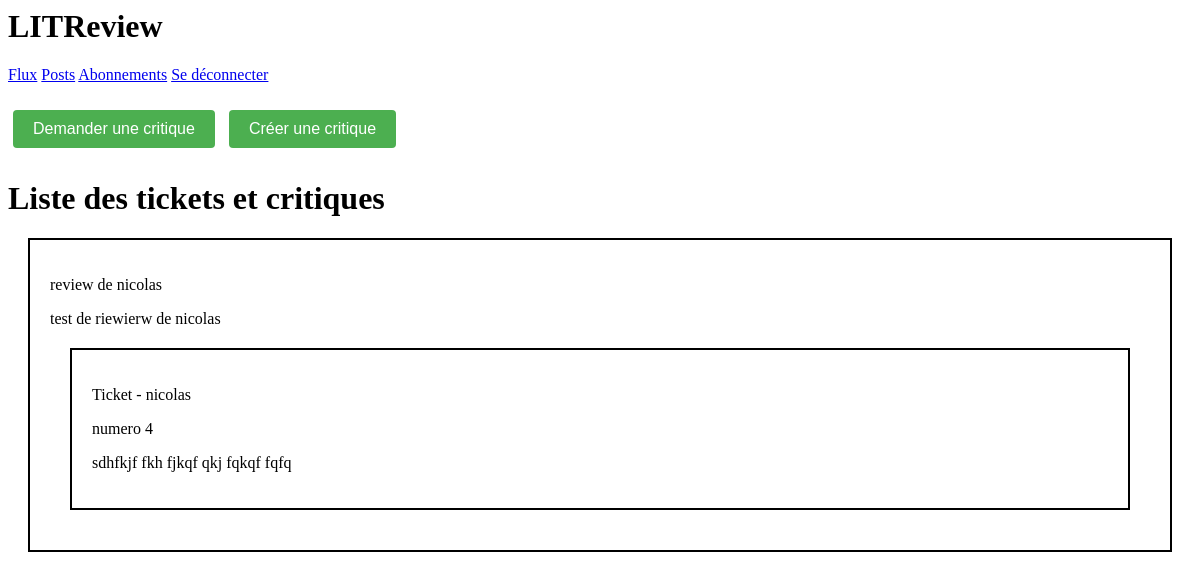
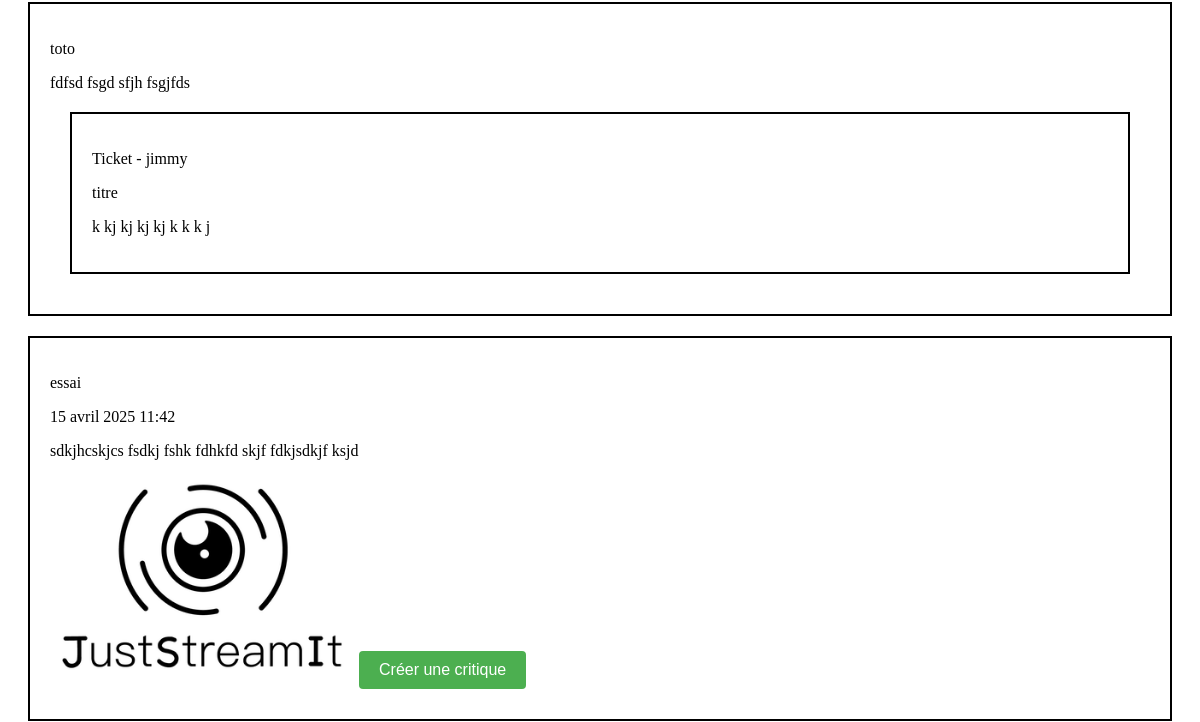
The page /flux/ (signed in, upper part) on the database as committed earlier (2 pictures, top to bottom).
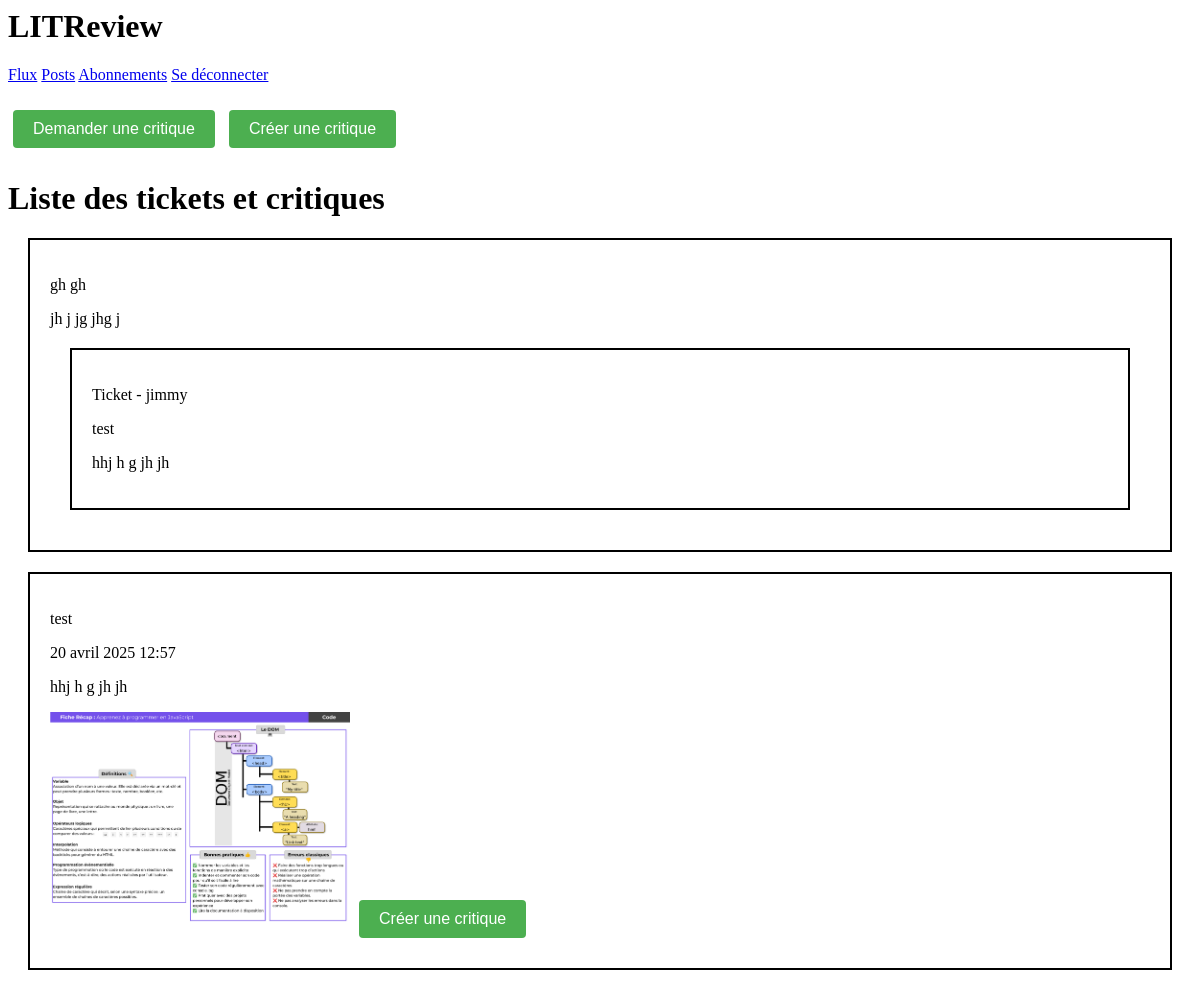
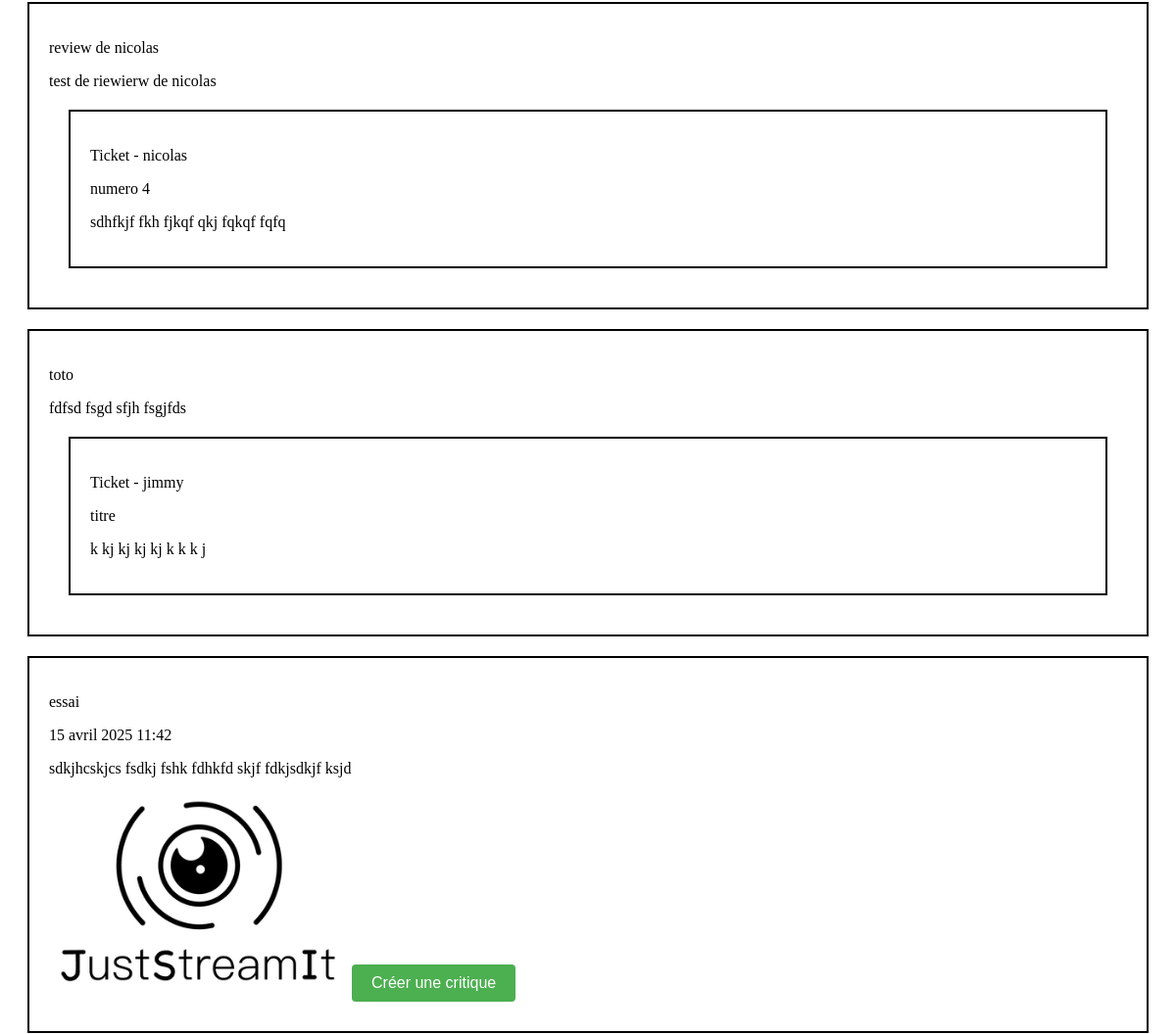
The same page on the database as committed later (2 pictures, top to bottom).
### appli/models.py (models this page shows)
class Review(models.Model):
    ticket = models.ForeignKey(to=Ticket, on_delete=models.CASCADE)
    rating = models.PositiveSmallIntegerField(
        validators=[MinValueValidator(0), MaxValueValidator(5)])
    headline = models.CharField(max_length=128)
    body = models.CharField(max_length=8192, blank=True)
    user = models.ForeignKey(
        to=settings.AUTH_USER_MODEL, on_delete=models.CASCADE)
    time_created = models.DateTimeField(auto_now_add=True)

class Ticket(models.Model):
    title = models.CharField(max_length=128)
    description = models.TextField(max_length=2048)
    user = models.ForeignKey(
        to=settings.AUTH_USER_MODEL, on_delete=models.CASCADE)
    image = models.ImageField(null=True, blank=True)
    time_created = models.DateTimeField(auto_now_add=True)

### authentication/models.py (models this page shows)
class User(AbstractUser):
    profile_photo = models.ImageField(verbose_name='Photo de profil', null=True)

### appli/views.py (the view)
# urls.py: path('flux/', appli.views.flux, name='flux'),
@login_required
def flux(request):
    current_user = request.user
    tickets = models.Ticket.objects.all()
    reviews = models.Review.objects.all()
    followed = models.UserFollows.objects.filter(followed_user=current_user).values_list('user', flat=True)
    tickets = models.Ticket.objects.filter(
        Q(user=current_user) |  # Tickets créés par l'utilisateur connecté
        Q(user__in=followed)  # OU créés par les utilisateurs suivis
    ).order_by('-time_created')
    reviews = models.Review.objects.filter(
        Q(user=current_user) |  # Reviews crééss par l'utilisateur connecté
        Q(user__in=followed)  # OU créées par les utilisateurs suivis
    ).order_by('-time_created')
    posts = list(chain(tickets, reviews))
    posts.sort(key=lambda x: x.time_created, reverse=True)
    context = {
        'posts': posts,
    }
    return render(request, 'appli/flux.html', context=context)

### appli/templatetags/custom_filters.py (called while the page is built)
@register.filter
def get_class(value):
    return value.__class__.__name__

### appli/templates/appli/flux.html (shortened to what this page needs)
{% extends 'base_connected.html' %}
{% load custom_filters %}
{% block content %}
    <div>
        <p><a href="{% url 'ticket' %}" class="button">Demander une critique</a>
        <a href="{% url 'review' %}" class="button">Créer une critique</a></p>
    </div>
    <h1>Liste des tickets et critiques</h1>
        {% for post in posts %}
            <div class="div_border">
                {% if post|get_class == 'Ticket' %}
                    <p>{{ post.title }}</p>
                    <p>{{ post.time_created }}</p>
                    <p>{{ post.description }}</p>
                    <img src="/media/{{post.image}}" alt="image">
                    <a href="{% url 'response' post.id %}" class="button">Créer une critique</a>
                {% elif post|get_class == 'Review' %}
                    <p>{{ post.headline }} </p>
                    <p>{{ post.body }}</p>
                    <div class="div_border">
                        <p>Ticket - {{ post.user.username }}</p>
                        <p>{{ post.ticket.title }}</p>
                        <p>{{ post.ticket.description }}</p>
                    </div>
                {% endif %}
            </div>
        {% endfor %}
{% endblock content %}

Rows that differ between the two databases and show on the page:
added Review: headline "gh gh", body "jh j jg jhg j", user.username "jimmy", ticket "test", ticket.description "hhj h g jh jh"
added Ticket: title "test", time_created "20 avril 2025 12:57", description "hhj h g jh jh", image (picture)
